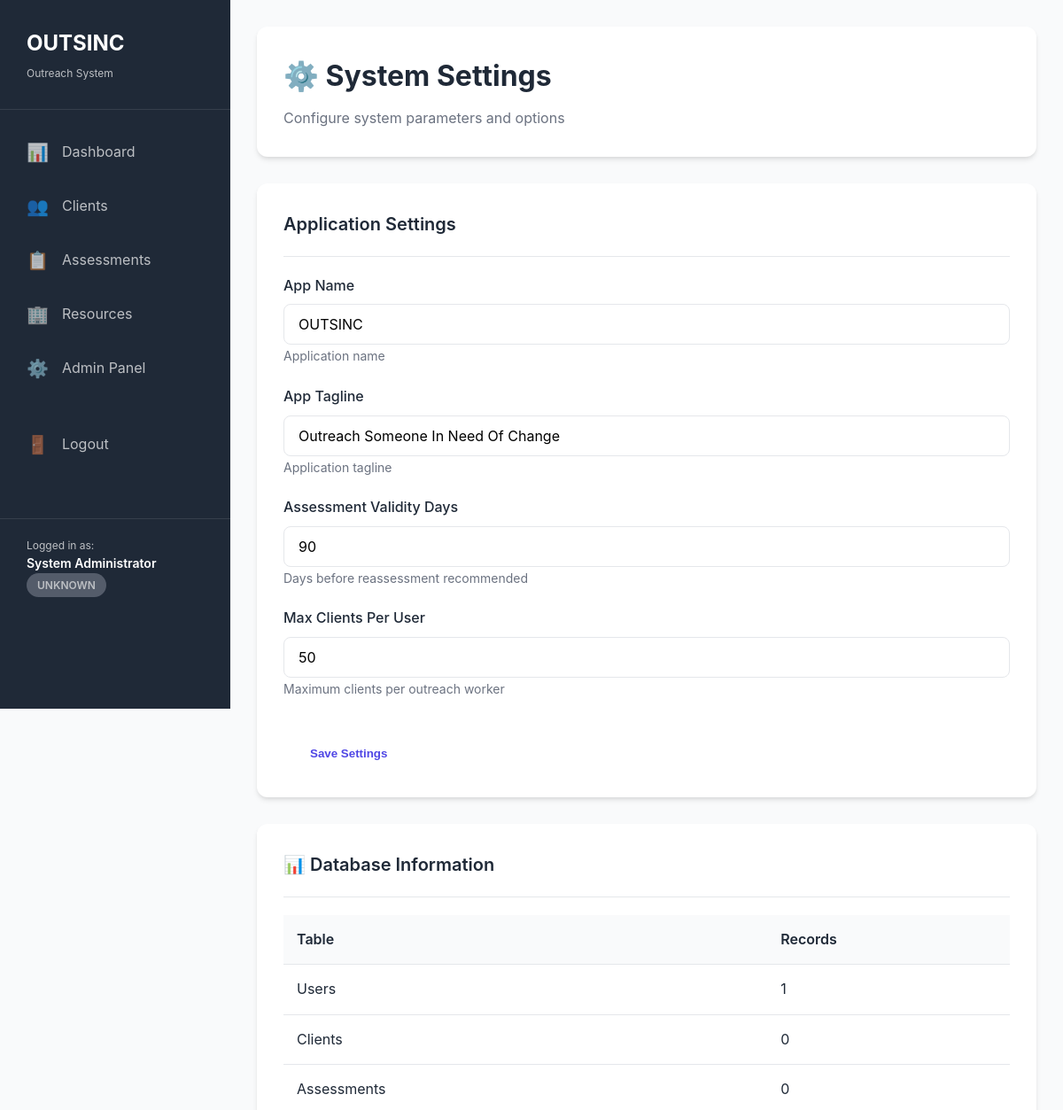
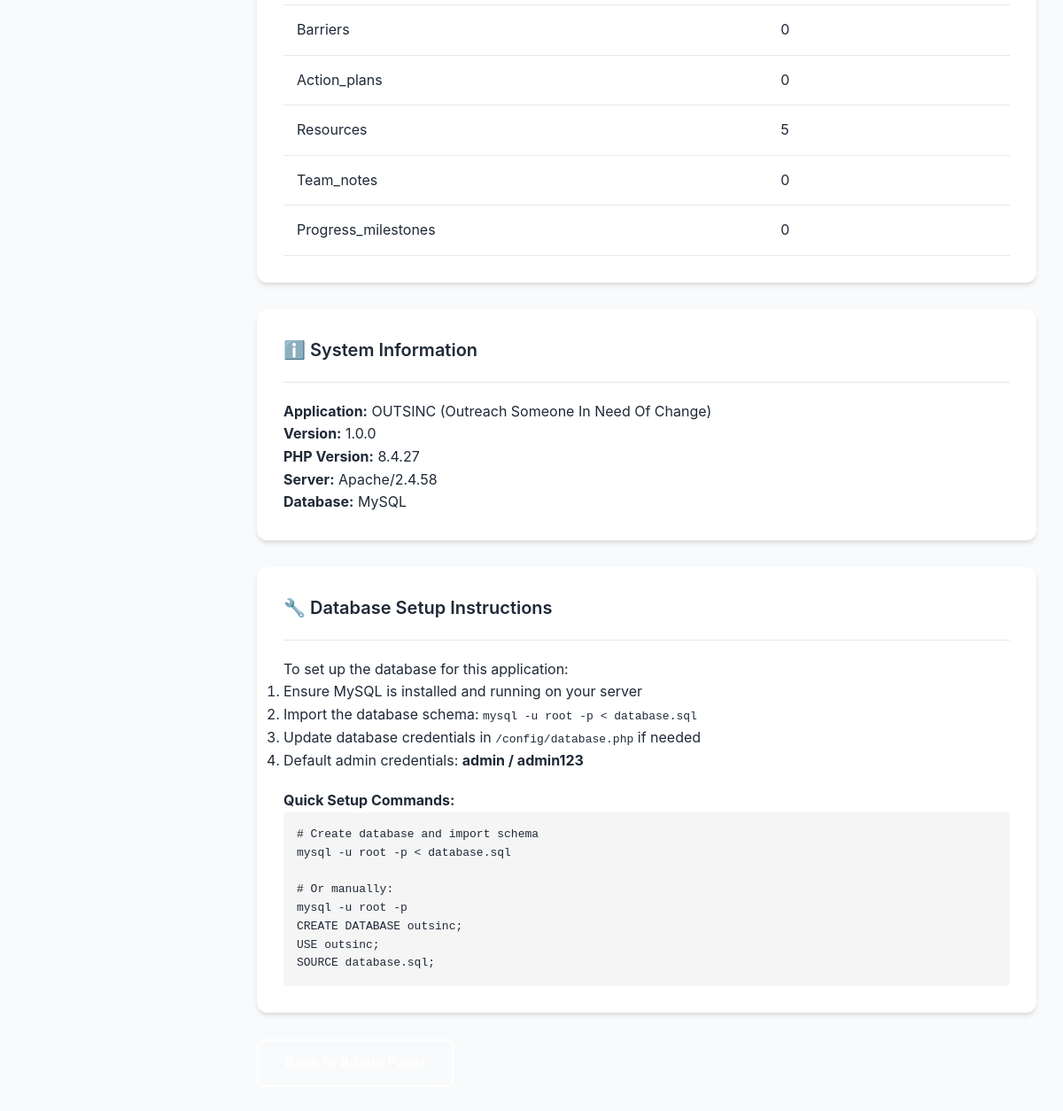
Screenshot of /admin/settings.php (signed in) with the database file from the repository (2 pictures, top to bottom).
### tables this page shows
CREATE TABLE IF NOT EXISTS system_config (
    id INT AUTO_INCREMENT PRIMARY KEY,
    config_key VARCHAR(100) UNIQUE NOT NULL,
    config_value TEXT,
    description TEXT,
    updated_at TIMESTAMP DEFAULT CURRENT_TIMESTAMP ON UPDATE CURRENT_TIMESTAMP
);

### admin/settings.php (the view, shortened to what this page needs)
<?php
$conn = getConnection();
$settings = [];
if ($conn) {
    $result = $conn->query("SELECT * FROM system_config ORDER BY config_key ASC");
    if ($result) {
        while ($row = $result->fetch_assoc()) {
            $settings[$row['config_key']] = $row;
        }
    }
}
?>
<!DOCTYPE html>
<html lang="en">
<head>
    <link rel="stylesheet" href="/assets/css/style.css">
</head>
<body>
    <div class="dashboard">
        <?php include '../includes/sidebar.php'; ?>
        <div class="main-content">
            <div class="page-header">
                <h1>⚙️ System Settings</h1>
                <p>Configure system parameters and options</p>
            </div>
            <div class="card">
                <div class="card-header">
                    <h2 class="card-title">Application Settings</h2>
                </div>
                <div class="card-body">
                    <form method="POST" action="">
                        <?php foreach ($settings as $key => $setting): ?>
                            <div class="form-group">
                                <label class="form-label">
                                    <?php echo htmlspecialchars(ucwords(str_replace('_', ' ', $key))); ?>
                                </label>
                                <input type="text" class="form-control"
                                       name="setting_<?php echo $key; ?>"
                                       value="<?php echo htmlspecialchars($setting['config_value']); ?>">
                                <?php if ($setting['description']): ?>
                                    <small class="form-text"><?php echo htmlspecialchars($setting['description']); ?></small>
                                <?php endif; ?>
                            </div>
                        <?php endforeach; ?>
                        <button type="submit" class="btn btn-primary mt-2">Save Settings</button>
                    </form>
                </div>
            </div>
            <div class="card">
                <div class="card-header">
                    <h2 class="card-title">📊 Database Information</h2>
                </div>
                <div class="card-body">
                    <?php
                    $conn = getConnection();
                    if ($conn) {
                        echo "<table class='table'>";
                        echo "<tr><th>Table</th><th>Records</th></tr>";
                        $tables = ['users', 'clients', 'assessments', 'barriers', 'action_plans', 'resources', 'team_notes', 'progress_milestones'];
                        foreach ($tables as $table) {
                            $safeTables = ['users', 'clients', 'assessments', 'barriers', 'action_plans', 'resources', 'team_notes', 'progress_milestones'];
                            if (in_array($table, $safeTables)) {
                                $result = $conn->query("SELECT COUNT(*) as count FROM " . $conn->real_escape_string($table));
                                if ($result) {
                                    $count = $result->fetch_assoc()['count'];
                                    echo "<tr><td>" . htmlspecialchars(ucfirst($table)) . "</td><td>" . htmlspecialchars($count) . "</td></tr>";
                                }
                            }
                        }
                        echo "</table>";
                    }
                    ?>
                </div>
            </div>
            <div class="card">
                <div class="card-header">
                    <h2 class="card-title">ℹ️ System Information</h2>
                </div>
                <div class="card-body">
                    <p><strong>Application:</strong> OUTSINC (Outreach Someone In Need Of Change)</p>
                    <p><strong>Version:</strong> 1.0.0</p>
                    <p><strong>PHP Version:</strong> <?php echo phpversion(); ?></p>
                    <p><strong>Server:</strong> <?php echo $_SERVER['SERVER_SOFTWARE'] ?? 'Unknown'; ?></p>
                    <p><strong>Database:</strong> MySQL</p>
                </div>
            </div>
            <div class="card">
                <div class="card-header">
                    <h2 class="card-title">🔧 Database Setup Instructions</h2>
                </div>
                <div class="card-body">
                    <p>To set up the database for this application:</p>
                    <ol>
                        <li>Ensure MySQL is installed and running on your server</li>
                        <li>Import the database schema: <code>mysql -u root -p < database.sql</code></li>
                        <li>Update database credentials in <code>/config/database.php</code> if needed</li>
                        <li>Default admin credentials: <strong>admin / admin123</strong></li>
                    </ol>
                    <h4 style="margin-top: 20px;">Quick Setup Commands:</h4>
                    <pre style="background: #f5f5f5; padding: 15px; border-radius: 4px; overflow-x: auto;">
# Create database and import schema
mysql -u root -p < database.sql
# Or manually:
mysql -u root -p
CREATE DATABASE outsinc;
USE outsinc;
SOURCE database.sql;
</pre>
                </div>
            </div>
            <div style="margin-top: 20px;">
                <a href="index.php" class="btn btn-outline">Back to Admin Panel</a>
            </div>
        </div>
    </div>
</body>
</html>

### assets/css/style.css (style rules this page uses)
* { margin: 0; padding: 0; box-sizing: border-box; }
:root { --primary-color: #4F46E5; --primary-dark: #4338CA; --secondary-color: #10B981; --danger-color: #EF4444; --warning-color: #F59E0B; --info-color: #3B82F6; --dark-color: #1F2937; --light-color: #F9FAFB; --gray-color: #6B7280; --border-color: #E5E7EB; --shadow: 0 4px 6px -1px rgba(0, 0, 0, 0.1), 0 2px 4px -1px rgba(0, 0, 0, 0.06); --shadow-lg: 0 20px 25px -5px rgba(0, 0, 0, 0.1), 0 10px 10px -5px rgba(0, 0, 0, 0.04); }
body { font-family: 'Poppins', -apple-system, BlinkMacSystemFont, 'Segoe UI', sans-serif; line-height: 1.6; color: var(--dark-color); background-color: #fff; }
.btn { display: inline-block; padding: 12px 30px; border-radius: 8px; text-decoration: none; font-weight: 600; transition: all 0.3s; border: none; cursor: pointer; text-align: center; }
.btn-primary { background: white; color: var(--primary-color); }
.btn-outline { background: transparent; color: white; border: 2px solid white; }
.dashboard { display: flex; min-height: 100vh; background: var(--light-color); }
.main-content { margin-left: 260px; flex: 1; padding: 30px; }
.page-header { background: white; padding: 30px; border-radius: 12px; margin-bottom: 30px; box-shadow: var(--shadow); }
.page-header h1 { font-size: 32px; margin-bottom: 10px; }
.page-header p { color: var(--gray-color); }
.card { background: white; border-radius: 12px; padding: 30px; box-shadow: var(--shadow); margin-bottom: 30px; }
.card-header { display: flex; justify-content: space-between; align-items: center; margin-bottom: 20px; padding-bottom: 20px; border-bottom: 1px solid var(--border-color); }
.card-title { font-size: 20px; font-weight: 600; }
.card-body { padding: 0; }
.form-group { margin-bottom: 20px; }
.form-label { display: block; margin-bottom: 8px; font-weight: 500; color: var(--dark-color); }
.form-control { width: 100%; padding: 12px 16px; border: 1px solid var(--border-color); border-radius: 8px; font-size: 16px; font-family: inherit; transition: border-color 0.3s; }
.form-text { font-size: 14px; color: var(--gray-color); margin-top: 5px; }
.table { width: 100%; border-collapse: collapse; }
.table th, .table td { padding: 15px; text-align: left; border-bottom: 1px solid var(--border-color); }
.table th { font-weight: 600; color: var(--dark-color); background: var(--light-color); }
.badge { display: inline-block; padding: 4px 12px; border-radius: 20px; font-size: 12px; font-weight: 600; text-transform: uppercase; }
.badge-secondary { background: var(--gray-color); color: white; }
.mt-2 { margin-top: 20px; }

### rows the page displays
system_config: key "App Name", config_value "OUTSINC", description "Application name"
system_config: key "App Tagline", config_value "Outreach Someone In Need Of Change", description "Application tagline"
system_config: key "Assessment Validity Days", config_value "90", description "Days before reassessment recommended"
system_config: key "Max Clients Per User", config_value "50", description "Maximum clients per outreach worker"

### other values shown
getCurrentUserName() "System Administrator"
$badges[$role] "UNKNOWN"
$table "Users"
$count "1"
$table "Clients"
$count "0"
$table "Assessments"
$table "Barriers"
$table "Action_plans"
$table "Resources"
$count "5"
$table "Team_notes"
$table "Progress_milestones"
phpversion() "8.4.27"
$_SERVER['SERVER_SOFTWARE'] "Apache/2.4.58"
